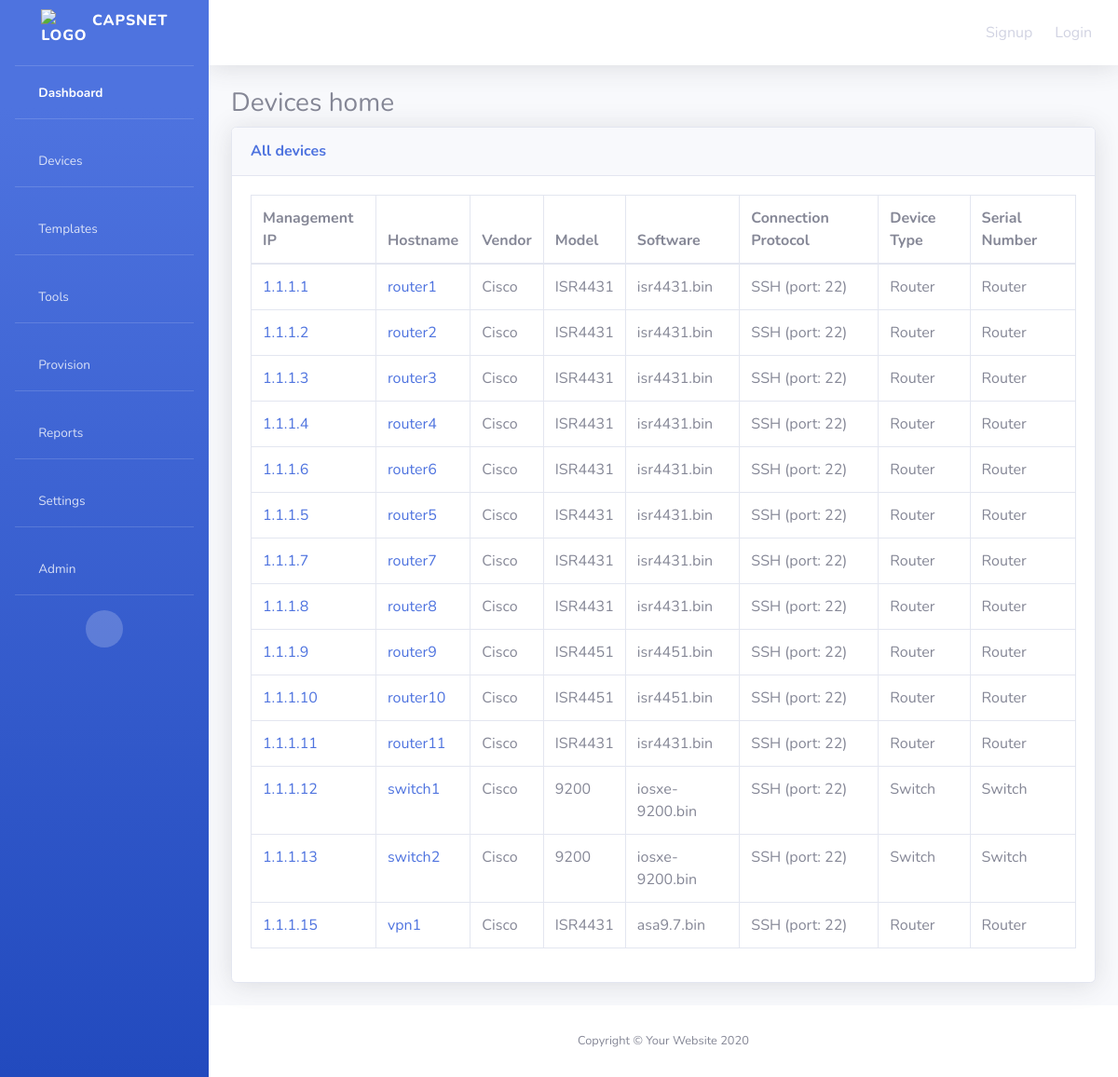
Page /devices/ on the committed database.
### devices/models.py (models this page shows, shortened)
class TrackedModel(models.Model):
    created = models.DateTimeField(editable=False, blank=True, null=True, help_text="When created")
    changed = models.DateTimeField(editable=False, blank=True, null=True, help_text="Last changed")
    class Meta:
        abstract = True  # does not inherit

class Device(TrackedModel):
    enable = models.BooleanField(default=True, help_text="Enable/Disable scanning of this device")
    management_ip = models.GenericIPAddressField(unique=True, default=None, max_length=15, blank=False, null=False, help_text="Management IP")
    hostname = models.CharField(default=None, max_length=256, blank=True, null=True, help_text="Device HOSTNAME")
    vendor = models.CharField(max_length=100, blank=True, help_text="Device vendor name")
    model = models.CharField(max_length=100, blank=True, help_text="Device model name")
    software = models.CharField(max_length=100, blank=True, help_text="Device software version")
    device_type = models.CharField(max_length=100, blank=True, help_text="Device softare filename")
    connection_protocol = models.ForeignKey(ConnectionProtocol, on_delete=models.PROTECT, blank=True, default=None, help_text="Choose connection protocol/port")
    credential = models.ForeignKey(Credential, on_delete=models.PROTECT, blank=True,default=None,
                                            help_text="Choose authentication username")
    device_type = models.ForeignKey(DeviceType, blank=True, on_delete=models.PROTECT)
    notes = models.TextField(default=None, blank=True, null=True, help_text="Notes")

class ConnectionProtocol(models.Model):
    protocol_name = models.CharField(max_length=256, unique=True, blank=False, null=False, help_text="Device type (unique)")
    protocol_port = models.IntegerField(default=0, blank=False, null=False, help_text="TCP/UDP port")
    description = models.CharField(max_length=64, default="", blank=True, null=True, help_text="Short description")
    def __str__(self):
        return str(self.protocol_name) + " (port: " + str(self.protocol_port) + ")"

class DeviceType(models.Model):
    type_name = models.CharField(max_length=256, unique=True, blank=False, null=False, help_text="Device type (unique)")
    description = models.CharField(max_length=64, default="", blank=True, null=True, help_text="Short description")
    def __str__(self):
        out_str = str(self.type_name)
        if self.description not in ["", " ", None]:
            out_str += " (" + str(self.description) + ")"
        return out_str

### devices/views.py (the view)
# urls.py: path('', views.all_devices, name="all_devices"),
def all_devices(request):
    devices = Device.objects.all()
    credentials = Credential.objects.all()
    context = {
        'devices': devices,
        'credentials': credentials
    }
    return render(request, "devices/all_devices.html", context)

### devices/templates/devices/all_devices.html (shortened to what this page needs)
{% extends "dashboard/base.html" %}
{% load static %}
{% block stylesets %}
  <link href="{% static 'dashboard/vendor/datatables/dataTables.bootstrap4.min.css' %}" rel="stylesheet">
{% endblock %}
{% block content %}
    <h3>Devices home</h3>
          <div class="card shadow mb-4">
    <div class="card-header py-3 d-flex flex-row align-items-center justify-content-between">
      <h6 class="m-0 font-weight-bold text-primary">All devices</h6>
      <div class="dropdown no-arrow">
        <a class="dropdown-toggle" href="#" role="button" id="dropdownMenuLink" data-toggle="dropdown" aria-haspopup="true" aria-expanded="false">
          <i class="fas fa-ellipsis-v fa-sm fa-fw text-gray-400"></i>
        </a>
      </div>
    </div>
            <div class="card-body">
              <div class="table-responsive">
                <table class="table table-bordered" id="dataTable" width="100%" cellspacing="0">
                  <thead>
                    <tr>
                      <th>Management IP</th>
                      <th>Hostname</th>
                      <th>Vendor</th>
                      <th>Model</th>
                      <th>Software</th>
                      <th>Connection Protocol</th>
                      <th>Device Type</th>
                        <th>Serial Number</th>
                    </tr>
                  </thead>
                  <tbody>
                      {% for device in devices %}
                        <tr>
                            <td><a href="{% url 'devices:device_details' device.id %}">{{ device.management_ip }}</a></td>
                            <td><a href="{% url 'devices:device_details' device.id %}">{{ device.hostname }}</a></td>
                            <td>{{ device.vendor }}</td>
                            <td>{{ device.model }}</td>
                            <td>{{ device.software }}</td>
                            <td>{{ device.connection_protocol }}</td>
                            <td>{{ device.device_type }}</td>
                            <td>{{ device.device_type }}</td>
                        </tr>
                      {% endfor %}
                  </tbody>
                </table>
              </div>
            </div>
          </div>
{% endblock %}

### rows in the picture
Device: management_ip "1.1.1.1", hostname "router1", vendor "Cisco", model "ISR4431", software "isr4431.bin", connection_protocol "SSH (port: 22)", device_type "Router"
Device: management_ip "1.1.1.2", hostname "router2", vendor "Cisco", model "ISR4431", software "isr4431.bin", connection_protocol "SSH (port: 22)", device_type "Router"
Device: management_ip "1.1.1.3", hostname "router3", vendor "Cisco", model "ISR4431", software "isr4431.bin", connection_protocol "SSH (port: 22)", device_type "Router"
Device: management_ip "1.1.1.4", hostname "router4", vendor "Cisco", model "ISR4431", software "isr4431.bin", connection_protocol "SSH (port: 22)", device_type "Router"
Device: management_ip "1.1.1.6", hostname "router6", vendor "Cisco", model "ISR4431", software "isr4431.bin", connection_protocol "SSH (port: 22)", device_type "Router"
Device: management_ip "1.1.1.5", hostname "router5", vendor "Cisco", model "ISR4431", software "isr4431.bin", connection_protocol "SSH (port: 22)", device_type "Router"
Device: management_ip "1.1.1.7", hostname "router7", vendor "Cisco", model "ISR4431", software "isr4431.bin", connection_protocol "SSH (port: 22)", device_type "Router"
Device: management_ip "1.1.1.8", hostname "router8", vendor "Cisco", model "ISR4431", software "isr4431.bin", connection_protocol "SSH (port: 22)", device_type "Router"
Device: management_ip "1.1.1.9", hostname "router9", vendor "Cisco", model "ISR4451", software "isr4451.bin", connection_protocol "SSH (port: 22)", device_type "Router"
Device: management_ip "1.1.1.10", hostname "router10", vendor "Cisco", model "ISR4451", software "isr4451.bin", connection_protocol "SSH (port: 22)", device_type "Router"
Device: management_ip "1.1.1.11", hostname "router11", vendor "Cisco", model "ISR4431", software "isr4431.bin", connection_protocol "SSH (port: 22)", device_type "Router"
Device: management_ip "1.1.1.12", hostname "switch1", vendor "Cisco", model "9200", software "iosxe-9200.bin", connection_protocol "SSH (port: 22)", device_type "Switch"
Device: management_ip "1.1.1.13", hostname "switch2", vendor "Cisco", model "9200", software "iosxe-9200.bin", connection_protocol "SSH (port: 22)", device_type "Switch"
Device: management_ip "1.1.1.15", hostname "vpn1", vendor "Cisco", model "ISR4431", software "asa9.7.bin", connection_protocol "SSH (port: 22)", device_type "Router"
